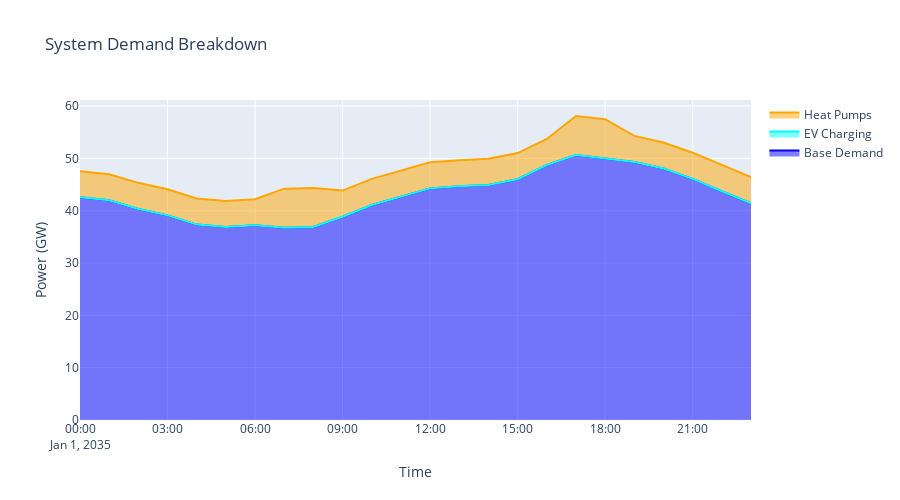

Write notebook code for a chart like this one.
### Markdown cell above
## 3. Flexibility vs. System Demand

How does flexibility interact with overall system demand?

### Code cell
# Get total system demand
base_loads = n.loads[~n.loads.carrier.isin(['EV driving', 'hot water demand'])]
base_load_cols = [l for l in base_loads.index if l in n.loads_t.p_set.columns]
if base_load_cols:
    base_demand = n.loads_t.p_set[base_load_cols].sum(axis=1)
else:
    base_demand = n.loads_t.p_set.sum(axis=1)

# Get flexibility loads
ev_load_cols = [l for l in ev_loads.index if l in n.loads_t.p_set.columns] if len(ev_loads) > 0 else []
ev_demand = n.loads_t.p_set[ev_load_cols].sum(axis=1) if ev_load_cols else pd.Series(0, index=n.snapshots)

heat_load_cols = [l for l in heat_loads.index if l in n.loads_t.p_set.columns] if len(heat_loads) > 0 else []
heat_demand = n.loads_t.p_set[heat_load_cols].sum(axis=1) if heat_load_cols else pd.Series(0, index=n.snapshots)

# Get flexibility charging
ev_charging = n.links_t.p0[[l for l in n.links[n.links.carrier == 'EV charger'].index if l in n.links_t.p0.columns]].sum(axis=1) if len(n.links[n.links.carrier == 'EV charger']) > 0 else pd.Series(0, index=n.snapshots)
hp_power = n.links_t.p0[[l for l in hp_links.index if l in n.links_t.p0.columns]].sum(axis=1) if len(hp_links) > 0 else pd.Series(0, index=n.snapshots)

fig = go.Figure()

# Base demand
fig.add_trace(go.Scatter(
    x=base_demand.index,
    y=base_demand / 1000,
    name='Base Demand',
    stackgroup='demand',
    line=dict(color='blue')
))

# EV charging adds to demand
fig.add_trace(go.Scatter(
    x=ev_charging.index,
    y=ev_charging / 1000,
    name='EV Charging',
    stackgroup='demand',
    line=dict(color='cyan')
))

# Heat pump adds to demand
fig.add_trace(go.Scatter(
    x=hp_power.index,
    y=hp_power / 1000,
    name='Heat Pumps',
    stackgroup='demand',
    line=dict(color='orange')
))

fig.update_layout(
    title='System Demand Breakdown',
    xaxis_title='Time',
    yaxis_title='Power (GW)',
    height=500
)
fig.show()

# Total demand comparison
total_demand = base_demand + ev_charging + hp_power
print(f'Demand Statistics:')
print(f'  Base demand peak: {base_demand.max()/1000:.1f} GW')
print(f'  Total demand peak: {total_demand.max()/1000:.1f} GW')
print(f'  Flex addition at peak: {(total_demand.max() - base_demand.max())/1000:.1f} GW')

### Figure 1 — Plotly figure (JSON) as saved in the notebook; plotly's stock layout.template omitted (floating-point values rounded to 4 significant figures)
{"data": [{"line": {"color": "blue"}, "name": "Base Demand", "stackgroup": "demand", "type": "scatter", "x": ["2035-01-01T00:00:00.000000000", "2035-01-01T01:00:00.000000000", "2035-01-01T02:00:00.000000000", "2035-01-01T03:00:00.000000000", "2035-01-01T04:00:00.000000000", "2035-01-01T05:00:00.000000000", "2035-01-01T06:00:00.000000000", "2035-01-01T07:00:00.000000000", "2035-01-01T08:00:00.000000000", "2035-01-01T09:00:00.000000000", "2035-01-01T10:00:00.000000000", "2035-01-01T11:00:00.000000000", "2035-01-01T12:00:00.000000000", "2035-01-01T13:00:00.000000000", "2035-01-01T14:00:00.000000000", "2035-01-01T15:00:00.000000000", "2035-01-01T16:00:00.000000000", "2035-01-01T17:00:00.000000000", "2035-01-01T18:00:00.000000000", "2035-01-01T19:00:00.000000000", "2035-01-01T20:00:00.000000000", "2035-01-01T21:00:00.000000000", "2035-01-01T22:00:00.000000000", "2035-01-01T23:00:00.000000000"], "y": [42.57, 41.99, 40.34, 39.12, 37.35, 36.9, 37.23, 36.74, 36.89, 38.87, 41.1, 42.63, 44.28, 44.66, 44.94, 46.03, 48.74, 50.64, 50.03, 49.32, 48.06, 46.11, 43.72, 41.44]}, {"line": {"color": "cyan"}, "name": "EV Charging", "stackgroup": "demand", "type": "scatter", "x": ["2035-01-01T00:00:00.000000000", "2035-01-01T01:00:00.000000000", "2035-01-01T02:00:00.000000000", "2035-01-01T03:00:00.000000000", "2035-01-01T04:00:00.000000000", "2035-01-01T05:00:00.000000000", "2035-01-01T06:00:00.000000000", "2035-01-01T07:00:00.000000000", "2035-01-01T08:00:00.000000000", "2035-01-01T09:00:00.000000000", "2035-01-01T10:00:00.000000000", "2035-01-01T11:00:00.000000000", "2035-01-01T12:00:00.000000000", "2035-01-01T13:00:00.000000000", "2035-01-01T14:00:00.000000000", "2035-01-01T15:00:00.000000000", "2035-01-01T16:00:00.000000000", "2035-01-01T17:00:00.000000000", "2035-01-01T18:00:00.000000000", "2035-01-01T19:00:00.000000000", "2035-01-01T20:00:00.000000000", "2035-01-01T21:00:00.000000000", "2035-01-01T22:00:00.000000000", "2035-01-01T23:00:00.000000000"], "y": [0.0, 0.0, 0.0, 0.0, 0.0, 0.0, 0.0, 0.0, 0.0, 0.0, 0.0, 0.0, 0.0, 0.0, 0.0, 0.0, 0.0, 0.0, 0.0, 0.0, 0.0, 0.0, 0.0, 0.0]}, {"line": {"color": "orange"}, "name": "Heat Pumps", "stackgroup": "demand", "type": "scatter", "x": ["2035-01-01T00:00:00.000000000", "2035-01-01T01:00:00.000000000", "2035-01-01T02:00:00.000000000", "2035-01-01T03:00:00.000000000", "2035-01-01T04:00:00.000000000", "2035-01-01T05:00:00.000000000", "2035-01-01T06:00:00.000000000", "2035-01-01T07:00:00.000000000", "2035-01-01T08:00:00.000000000", "2035-01-01T09:00:00.000000000", "2035-01-01T10:00:00.000000000", "2035-01-01T11:00:00.000000000", "2035-01-01T12:00:00.000000000", "2035-01-01T13:00:00.000000000", "2035-01-01T14:00:00.000000000", "2035-01-01T15:00:00.000000000", "2035-01-01T16:00:00.000000000", "2035-01-01T17:00:00.000000000", "2035-01-01T18:00:00.000000000", "2035-01-01T19:00:00.000000000", "2035-01-01T20:00:00.000000000", "2035-01-01T21:00:00.000000000", "2035-01-01T22:00:00.000000000", "2035-01-01T23:00:00.000000000"], "y": [4.991, 4.991, 4.991, 4.991, 4.991, 4.991, 4.991, 7.477, 7.477, 4.99, 4.99, 4.99, 4.991, 4.991, 4.991, 4.991, 4.991, 7.478, 7.478, 4.991, 4.991, 4.991, 4.991, 4.991]}], "layout": {"height": 500, "title": {"text": "System Demand Breakdown"}, "xaxis": {"title": {"text": "Time"}}, "yaxis": {"title": {"text": "Power (GW)"}}}}
